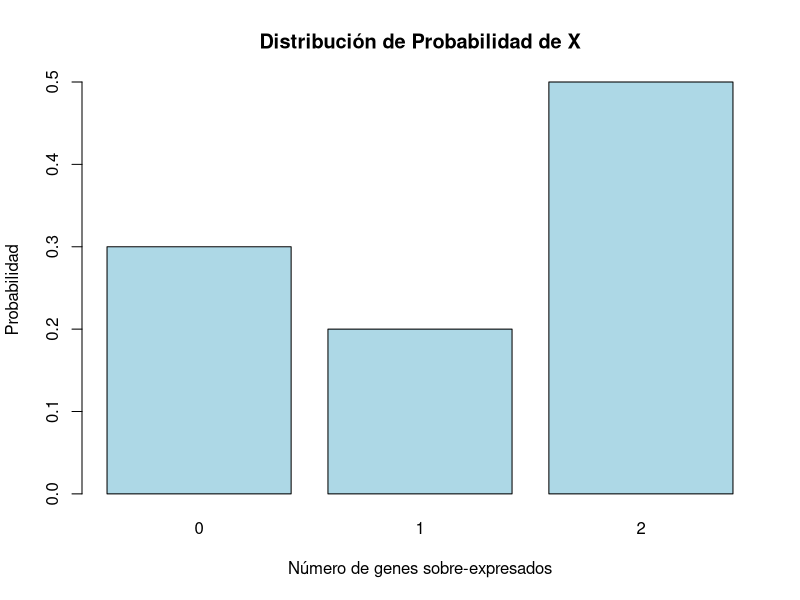
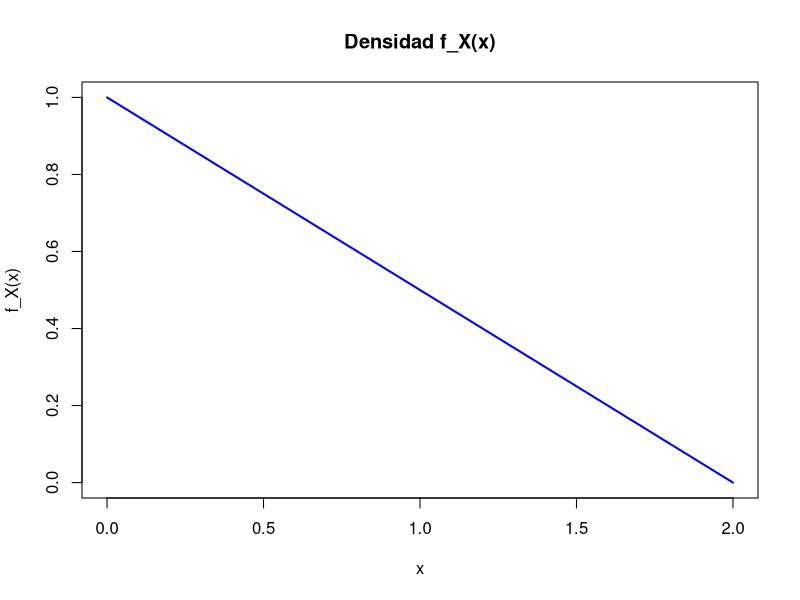
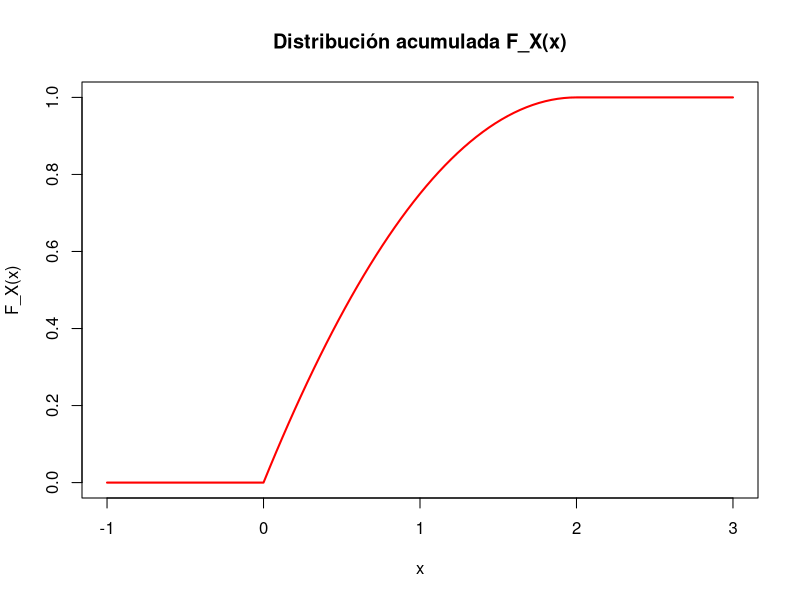
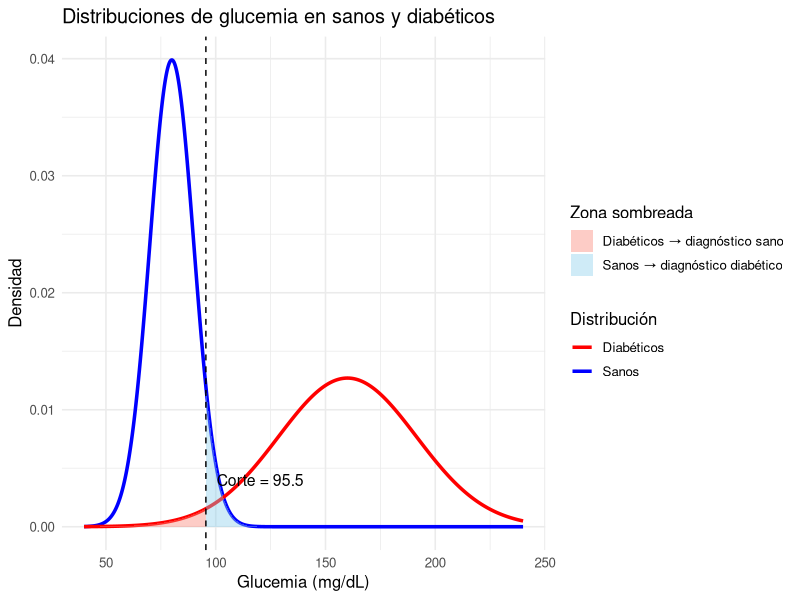

Source code (R) for these figures, in order:
## ---- chunk 1
# Valores de X y sus probabilidades
X_values <- c(0, 1, 2)
probabilities <- c(0.30, 0.20, 0.50)

# Crear el gráfico
barplot(probabilities, names.arg = X_values, col = "lightblue",
        main = "Distribución de Probabilidad de X",
        xlab = "Número de genes sobre-expresados", ylab = "Probabilidad")
## ---- chunk 2
# Calcular esperanza y varianza
esperanza <- sum(X_values * probabilities)
esperanza_cuadrado <- sum(X_values^2 * probabilities)

varianza <- esperanza_cuadrado - esperanza^2

esperanza
varianza
## ---- chunk 3
# Valores de la suma
suma <- sum(1 / (2 + 0:5))

# Calcular el valor de K
K <- 1 / suma
K
## ---- chunk 4
# Calcular la esperanza
esperanza <- sum((0:5) * K / (2 + 0:5))

# Calcular la esperanza al cuadrado
esperanza_cuadrado <- sum((0:5)^2 * K / (2 + 0:5))

# Calcular la varianza
varianza <- esperanza_cuadrado - esperanza^2

esperanza
varianza
## ---- chunk 5
# Probabilidad de X = 3
P_X_3 <- K / (2 + 3)
P_X_3
## ---- chunk 6
# Probabilidad de X >= 1
P_X_1 <- 1 - K / (2 + 0)
P_X_1
## ---- chunk 7
# Probabilidad de X <= 2
P_X_2 <- sum(K / (2 + 0:2))
P_X_2
## ---- chunk 8
# R code to plot the density function
f_x <- function(x) -0.5 * x + 1
curve(f_x, from = 0, to = 2, col = "blue", lwd = 2, ylab = "f_X(x)", xlab = "x",
      main = "Densidad f_X(x)")
## ---- chunk 9
# R code to plot the CDF function
F_x <- function(x) ifelse(x < 0, 0, ifelse(x > 2, 1, -0.25 * x^2 + x))
curve(F_x, from = -1, to = 3, col = "red", lwd = 2, ylab = "F_X(x)", xlab = "x",
      main = "Distribución acumulada F_X(x)")
## ---- chunk 10
# Parámetros del problema
n <- 10
p <- 0.8

# Probabilidades P(X = 8), P(X = 9) y P(X = 10)
prob_8 <- dbinom(8, size = n, prob = p)
prob_9 <- dbinom(9, size = n, prob = p)
prob_10 <- dbinom(10, size = n, prob = p)

# Probabilidad total P(X >= 8)
prob_total <- prob_8 + prob_9 + prob_10
prob_total
## ---- chunk 11
1-pbinom (7, size = n, prob = p)
## ---- chunk 12
lambda <- 12
k <- 10
prob_10_muertes <- dpois(k, lambda)
prob_10_muertes
## ---- chunk 13
k_15 <- 14
prob_15_o_mas <- 1 - ppois(k_15, lambda)
prob_15_o_mas
## ---- chunk 14
prob_10_o_menos <- ppois(k, lambda)
prob_10_o_menos
## ---- chunk 15
prob_10_muertes
## ---- chunk 16
prob_15_o_mas
## ---- chunk 17
prob_10_o_menos
## ---- chunk 18
n <- 150
p <- 0.1
k <- 10
prob_binom_10 <- dbinom(k, n, p)
prob_binom_10
## ---- chunk 19
lambda <- 15
prob_pois_10 <- dpois(k, lambda)
prob_pois_10
## ---- chunk 20
  prob_binom_10
## ---- chunk 21
  prob_pois_10
## ---- chunk 22
# Calculamos la probabilidad con la función pnorm
p1 <- pnorm(1.75)
p1
## ---- chunk 23
# Calculamos ambas probabilidades
p2_120 <- pnorm(1.75)
p2_90 <- pnorm(-2.00)
p2 <- p2_120 - p2_90
p2
## ---- chunk 24
# Calculamos el valor z correspondiente al percentil 25
z_p25 <- qnorm(0.25)
# Calculamos el p25 en la escala original
p25 <- 106 + z_p25 * 8
p25
## ---- chunk 25
# Nivel de glucosa límite para clasificar como sano
percentil_sano <- qnorm(0.02, mean = 160, sd = 31.4)
percentil_sano
## ---- chunk 26
# Probabilidad de que un sano sea clasificado como diabético
prob_sano_como_diabetico <- 1 - pnorm(percentil_sano, mean = 80, sd = 10)
prob_sano_como_diabetico
## ---- chunk 27
# Parámetros de las distribuciones
mu_s <- 80;  sigma_s <- 10       # sanos
mu_d <- 160; sigma_d <- 31.4     # diabéticos

# 1. Punto de corte: 2% de los diabéticos por debajo
corte <- qnorm(0.02, mean = mu_d, sd = sigma_d)

# 2. Probabilidad de que un sano sea clasificado como diabético
p_error_sano <- 1 - pnorm(corte, mean = mu_s, sd = sigma_s)

# Mostrar resultados
cat("Punto de corte:", round(corte, 2), "\n")
cat("Proporción de sanos mal clasificados:", round(100 * p_error_sano, 2), "%\n")
## ---- chunk 28
require(ggplot2)
require(dplyr)

# Datos para las curvas
x <- seq(40, 240, length.out = 1000)
df <- data.frame(
  x = x,
  sano = dnorm(x, mu_s, sigma_s),
  diabetico = dnorm(x, mu_d, sigma_d)
)

# Datos para el sombreado
zona_sanos_mal <- df %>% filter(x > percentil_sano) %>% mutate(dens = sano)
zona_diabeticos_mal <- df %>% filter(x <= percentil_sano) %>% mutate(dens = diabetico)

# Gráficos
  
ggplot(data = df, mapping = aes(x = x)) +
  geom_line(aes(y = sano, color = "Sanos"), size = 1.2) +
  geom_line(aes(y = diabetico, color = "Diabéticos"), size = 1.2) +
  geom_area(data = zona_sanos_mal, aes(y = dens, fill = "Sanos → diagnóstico diabético"), alpha = 0.4) +
  geom_area(data = zona_diabeticos_mal, aes(y = dens, fill = "Diabéticos → diagnóstico sano"), alpha = 0.4) +
  geom_vline(xintercept = percentil_sano, linetype = "dashed", color = "black") +
  annotate("text", x = percentil_sano + 5, y = 0.004, 
           label = paste0("Corte = ", round(percentil_sano, 1)), hjust = 0, size = 4) +
  scale_color_manual(values = c("Sanos" = "blue", "Diabéticos" = "red")) +
  scale_fill_manual(values = c("Sanos → diagnóstico diabético" = "skyblue", 
                               "Diabéticos → diagnóstico sano" = "salmon")) +
  labs(title = "Distribuciones de glucemia en sanos y diabéticos",
       y = "Densidad", x = "Glucemia (mg/dL)",
       color = "Distribución", fill = "Zona sombreada") +
  theme_minimal(base_size = 12)
## ---- chunk 29
# Probabilidad de que un diabético sea diagnosticado como diabético
prob_diabetico_diagnosticado <- 1 - pnorm(percentil_sano, mean = 160, sd = 31.4)
prob_diabetico_diagnosticado
## ---- chunk 30
prob_sano_diagnosticado <- 
 1- pnorm(percentil_sano, mean = 80, sd = 10)
prob_sano_diagnosticado
## ---- chunk 31
# Probabilidad de diagnóstico en la población general
prob_diagnostico_total <- 
  prob_diabetico_diagnosticado * 0.10 + 
  prob_sano_diagnosticado * 0.90
prob_diagnostico_total
## ---- chunk 32
# 
prob_diagnostico_given_diabetico <- 
  (prob_diabetico_diagnosticado * 0.10) / 
  prob_diagnostico_total
prob_diagnostico_given_diabetico
## ---- chunk 33
# Calcular la probabilidad usando la distribución hipergeométrica
probabilidad <- dhyper(6, 10, 10, 12)
probabilidad
